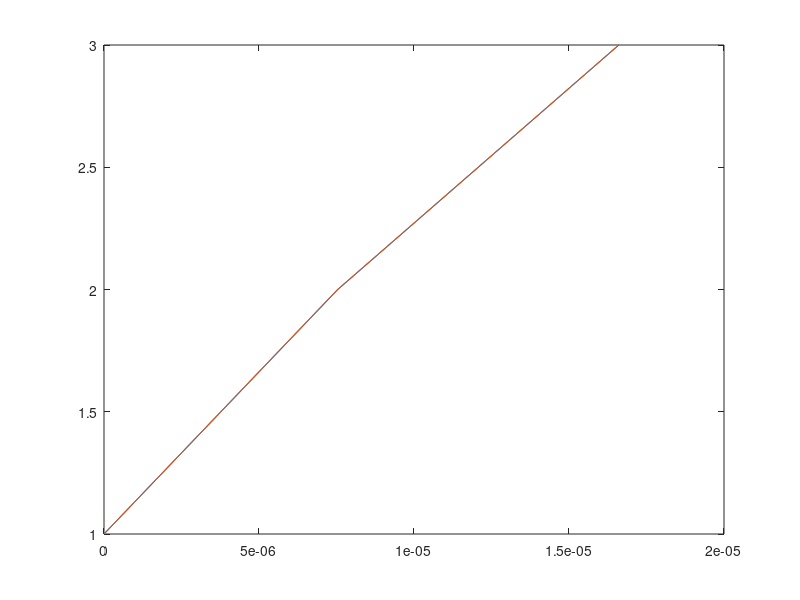

Source code (MATLAB):
%Civil Engeenireeng Student Interance-92
%Khatam Al-Anbiya Univercity Of Technology
%Written by: J,AVAZNASAB
%Winter-2017
%--------------------------------------------
tic;
clear ; close all;
clc;
a=[15 20];
[m,n]=size(a);
for i=1:n
    M(i,i)=a(1,i);
end
k=[3000 6000];
K(1,1)=0;
for i=1:n    
    K(i,i)=K(i,i)+k(1,i);
    if i+1<=n
    K(i+1,i+1)=k(1,i);
    K(i+1,i)=-k(1,i);
    K(i,i+1)=-k(1,i);
    end
end
[Fi,Freq2] = eig(K,M);
for i=1:n
    for j=1:n
        Fi2(j,i)=Fi(j,i)/Fi(1,i);
    end
end
Fi2(n+1,n+1)=0;
plot(flipud(Fi2),1:n+1)
for i=1:n
    T(i,i)=(2*pi)/sqrt(Freq2(i,i));
end
M2=M*10000;
Ws=0;
for i=1:n;
    for j=1:n
       s1(j,i)=M2(j,j)*Fi2(j,i);
       S1=sum(s1)
       s2(j,i)=M2(j,j)*(Fi2(j,i))^2;
       S2=sum(s2);
     end
    W(i,i)=((S1(1,i))^2)/S2(1,i)/1000;
    Ws=Ws+W(i,i);
end
for i=1:n
    Wm(i,i)=W(i,i)/Ws;
end
plot(Wm,1:n)
%Baraye khatar nesbi ziyad va kheyli ziyad
T0=.1;Ts=.4;S0=1;S=1.5;
for i=1:n
    if (T(i,i)<=T0)
        B(i,i)=S0+(S-S0+1)*(T(i,i)/T0);
    elseif (T0<T(i,i))&&(T(i,i)<=Ts)
        B(i,i)=S+1;
    elseif Ts<T(i,i)<=4
        B(i,i)=(S+1)*(Ts/T(i,i))*(((.7/(4-Ts))*(T(i,i)-Ts)+1));
    else
        B(i,i)=1.7*(s+1)*(Ts/T(i,i));
    end
end
%A & I & Ru Ra daryaft mikonim
A=.35; I=1.2; Ru=5;
for i=1:n
    C(i,i)=(A*B(i,i)*I)/Ru;
    V(i,i)=C(i,i)*W(i,i)/1000;
    for j=1:n
        F(j,i)=s1(j,i)/S1(1,i)*V(i,i);
        V2(j,i)=sum(F(:,i));
    end
end
V2(n+1,n+1)=0;
plot(flipud(V2),1:n+1);
%ertefae tabeghat ra vared mikonim
H=[6 3 0];
F(n+1,n+1)=0;
for i=1:n+1
    for j=1:n+1
        M(j,i)=(H(1,1:j)-H(1,j))*F(1:j,i);
    end
end
plot(flipud(M),1:n+1);
for i=1:n
    for j=1:n
    Del0(i,j) = V2(i,j)/k(1,i);
    Del1=flipud(Del0);
    end
end
    Del=sum(Del1)
    for i=1:n
        for j=1:n-1
            Del(j+1,i)=Del1(j,i);
        end
    end
    Del(n+1,n+1)=0;
    plot(flipud(Del),1:n+1);
    %SRSS & CQC be jaye U dar formolha factor mad nazar ra gharar midim
    %agar r<=0.67 bashad mitavan az SRSS estefadeh kard dar gheire in soorat
    %bayad az CQC estefadeh kard
    %kesay a yvared mikonim
    kes=.05;
    for i=1:n-1;
        r(i,i)=T(i+1,i+1)/T(i,i);
        Ro(i,i)=(8*(kes^2)*(1+r(i,i))*r(i,i)^1.5)/((1-r(i,i)^2)^2+(4*(kes^2)*r(i,i)*(1+r(i,i))^2));
    end
    %----------SRSS-----------
    Vsrss0=rot90(Del,-1);
    Vsrss1=power(Vsrss0,2);
    Vsrss2=sum(Vsrss1);
    Vsrss=sqrt(Vsrss2);
    plot(Vsrss,1:n+1);
    hold on
    %-----------CQC------------
    Ro(n,n)=Ro(n-1,n-1);
    for i=1:n
        for j=1:n-1
        Vcqc0(j,i)=Ro(i,i)*Del(i,j)*Del(i,j+1);
        end
    end
    Vcqc1=2*Vcqc0;
    Vcqc1(1,n+1)=0;
    Vcqc3=sum(Vcqc1);
    Vcqc2=fliplr(Vsrss2);
    Vcqc=sqrt(Vcqc3+Vcqc2);
    plot(fliplr(Vcqc),1:n+1);
    toc;